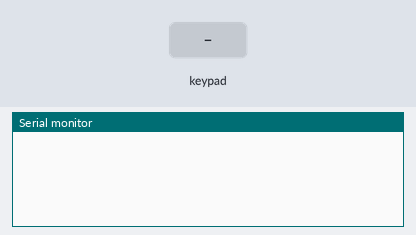
Bench run of a sketch on a simulated Arduino Uno, built with avr-gcc and run on an emulated ATmega328P. On the bench: the last lines printed to the serial monitor. The inputs (shaded band) are chosen by the test bench.

Above: at 1.2 s.
1.3 s: key '1' pressed
At 1.7 s:
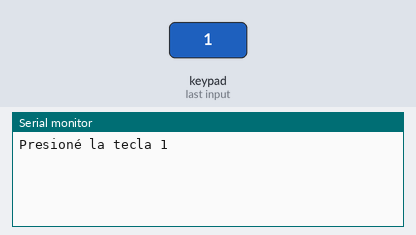
2.8 s: keypad keys 9 8 7 6 pressed 0.4 s apart
At 4.9 s:
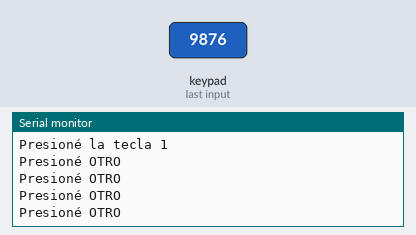
5.9 s: key '2' pressed
At 6.3 s:
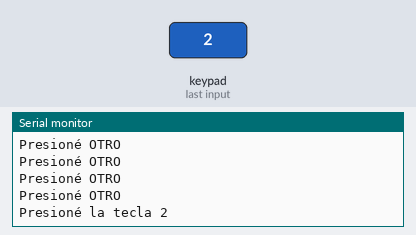
7.4 s: keypad keys 5 4 3 2 pressed 0.4 s apart
At 9.7 s:
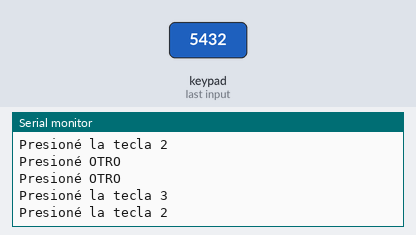
Timing chart, 0 to 11.2 s (numbered marks = the images above; inputs shaded):
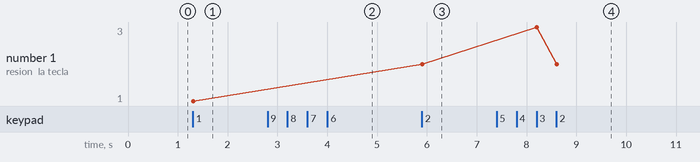

Measured:
- after the input at 1.3 s, the serial monitor: prints a new line at once (image 1)
- after the input at 2.8 s, the serial monitor: prints a new line at once (image 2)
- after the input at 5.9 s, the serial monitor: prints a new line at once (image 3)
- after the input at 7.4 s, the serial monitor: prints a new line at once (image 4)
- plotted number 1: 1 → 2 after the input at 5.9 s

The sketch:

Matrix_keyboard.ino
```cpp
#include <Keypad.h> // importa o incluye la libreria Keypad
const byte FILAS=4;
const byte COLUMNAS=4;
char keys[FILAS][COLUMNAS]= {    // define la distribucion de teclas
  {'1','2','3','A'},
  {'4','5','6','B'},
  {'7','8','9','C'},
  {'*','0','#','D'}
};
byte pinesFilas[FILAS]= {9,8,7,6};
byte pinesColumnas[COLUMNAS]= {5,4,3,2};

Keypad teclado = Keypad(makeKeymap(keys), pinesFilas, pinesColumnas, FILAS, COLUMNAS);
char TECLA;

void setup()
{
  //iniciamos el puerto serie
  Serial.begin(9600);
}

void loop()
{

  TECLA= teclado.getKey(); // obtiene tecla presionada y asigna el valor a TECLA

  if (TECLA)
  {
    switch (TECLA)
    {
      case '1':

        Serial.println("Presioné la tecla 1");
        break;

      case '2':
        Serial.println("Presioné la tecla 2");
        break;

      case '3':
        Serial.println("Presioné la tecla 3");
        break;

      default:
        Serial.println("Presioné OTRO");

        break;
    }
  }
}
```
